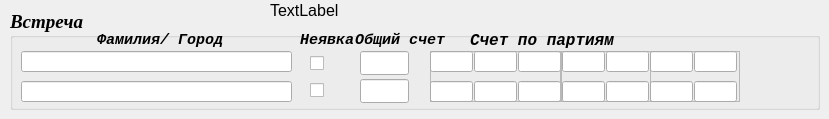
    <widget class="QWidget" name="tab_4">
     <attribute name="title">
      <string>Финалы</string>
     </attribute>
     <widget class="QGroupBox" name="groupBox_match_2">
      <property name="geometry">
       <rect>
        <x>10</x>
        <y>10</y>
        <width>810</width>
        <height>100</height>
       </rect>
      </property>
      <property name="font">
       <font>
        <family>Times New Roman</family>
        <pointsize>14</pointsize>
        <weight>75</weight>
        <italic>true</italic>
        <bold>true</bold>
       </font>
      </property>
      <property name="title">
       <string>Встреча</string>
      </property>
      <property name="flat">
       <bool>false</bool>
      </property>
      <widget class="QLabel" name="label_40">
       <property name="geometry">
        <rect>
         <x>460</x>
         <y>22</y>
         <width>181</width>
         <height>16</height>
        </rect>
       </property>
       <property name="font">
        <font>
         <family>Courier New</family>
         <pointsize>12</pointsize>
         <weight>75</weight>
         <italic>true</italic>
         <bold>true</bold>
        </font>
       </property>
       <property name="text">
        <string>Счет по партиям</string>
       </property>
      </widget>
      <widget class="QLabel" name="label_41">
       <property name="geometry">
        <rect>
         <x>345</x>
         <y>22</y>
         <width>101</width>
         <height>16</height>
        </rect>
       </property>
       <property name="font">
        <font>
         <family>Courier New</family>
         <pointsize>11</pointsize>
         <weight>75</weight>
         <italic>true</italic>
         <bold>true</bold>
        </font>
       </property>
       <property name="text">
        <string>Общий счет</string>
       </property>
      </widget>
      <widget class="QPushButton" name="Button_Ok_fin">
       <property name="enabled">
        <bool>true</bool>
       </property>
       <property name="geometry">
        <rect>
         <x>730</x>
         <y>36</y>
         <width>71</width>
         <height>61</height>
        </rect>
       </property>
       <property name="autoFillBackground">
        <bool>false</bool>
       </property>
       <property name="text">
        <string/>
       </property>
       <property name="icon">
        <iconset>
         <normaloff>../icons/Ok.png</normaloff>../icons/Ok.png</iconset>
       </property>
       <property name="iconSize">
        <size>
         <width>48</width>
         <height>48</height>
        </size>
       </property>
       <property name="flat">
        <bool>true</bool>
       </property>
      </widget>
      <widget class="QLabel" name="label_42">
       <property name="geometry">
        <rect>
         <x>87</x>
         <y>22</y>
         <width>171</width>
         <height>16</height>
        </rect>
       </property>
       <property name="font">
        <font>
         <family>Courier New</family>
         <pointsize>11</pointsize>
         <weight>75</weight>
         <italic>true</italic>
         <bold>true</bold>
        </font>
       </property>
       <property name="text">
        <string>Фамилия/ Город</string>
       </property>
      </widget>
      <widget class="QLabel" name="label_44">
       <property name="geometry">
        <rect>
         <x>290</x>
         <y>22</y>
         <width>71</width>
         <height>16</height>
        </rect>
       </property>
       <property name="font">
        <font>
         <family>Courier New</family>
         <pointsize>11</pointsize>
         <weight>75</weight>
         <italic>true</italic>
         <bold>true</bold>
        </font>
       </property>
       <property name="text">
        <string>Неявка</string>
       </property>
      </widget>
      <widget class="QLineEdit" name="lineEdit_pl1_score_total_fin">
       <property name="geometry">
        <rect>
         <x>350</x>
         <y>41</y>
         <width>49</width>
         <height>24</height>
        </rect>
       </property>
       <property name="font">
        <font>
         <pointsize>18</pointsize>
        </font>
       </property>
       <property name="alignment">
        <set>Qt::AlignCenter</set>
       </property>
      </widget>
      <widget class="QLineEdit" name="lineEdit_pl2_score_total_fin">
       <property name="geometry">
        <rect>
         <x>350</x>
         <y>69</y>
         <width>49</width>
         <height>24</height>
        </rect>
       </property>
       <property name="font">
        <font>
         <pointsize>18</pointsize>
        </font>
       </property>
       <property name="alignment">
        <set>Qt::AlignCenter</set>
       </property>
      </widget>
      <widget class="QCheckBox" name="checkBox_9">
       <property name="geometry">
        <rect>
         <x>300</x>
         <y>43</y>
         <width>21</width>
         <height>20</height>
        </rect>
       </property>
       <property name="text">
        <string/>
       </property>
      </widget>
      <widget class="QCheckBox" name="checkBox_10">
       <property name="geometry">
        <rect>
         <x>300</x>
         <y>70</y>
         <width>21</width>
         <height>20</height>
        </rect>
       </property>
       <property name="text">
        <string/>
       </property>
      </widget>
      <widget class="QLineEdit" name="lineEdit_player1_fin">
       <property name="geometry">
        <rect>
         <x>11</x>
         <y>41</y>
         <width>271</width>
         <height>21</height>
        </rect>
       </property>
       <property name="font">
        <font>
         <pointsize>11</pointsize>
        </font>
       </property>
      </widget>
      <widget class="QLineEdit" name="lineEdit_player2_fin">
       <property name="geometry">
        <rect>
         <x>11</x>
         <y>71</y>
         <width>271</width>
         <height>21</height>
        </rect>
       </property>
       <property name="font">
        <font>
         <pointsize>11</pointsize>
        </font>
       </property>
      </widget>
      <widget class="QFrame" name="frame_fin_three">
       <property name="geometry">
        <rect>
         <x>420</x>
         <y>41</y>
         <width>132</width>
         <height>51</height>
        </rect>
       </property>
       <property name="frameShape">
        <enum>QFrame::StyledPanel</enum>
       </property>
       <property name="frameShadow">
        <enum>QFrame::Raised</enum>
       </property>
       <widget class="QLineEdit" name="lineEdit_pl2_s1_fin">
        <property name="geometry">
         <rect>
          <x>0</x>
          <y>30</y>
          <width>43</width>
          <height>21</height>
         </rect>
        </property>
        <property name="font">
         <font>
          <pointsize>16</pointsize>
         </font>
        </property>
        <property name="alignment">
         <set>Qt::AlignCenter</set>
        </property>
       </widget>
       <widget class="QLineEdit" name="lineEdit_pl1_s1_fin">
        <property name="geometry">
         <rect>
          <x>0</x>
          <y>0</y>
          <width>43</width>
          <height>21</height>
         </rect>
        </property>
        <property name="font">
         <font>
          <pointsize>16</pointsize>
         </font>
        </property>
        <property name="alignment">
         <set>Qt::AlignCenter</set>
        </property>
       </widget>
       <widget class="QLineEdit" name="lineEdit_pl1_s3_fin">
        <property name="geometry">
         <rect>
          <x>88</x>
          <y>0</y>
          <width>43</width>
          <height>21</height>
         </rect>
        </property>
        <property name="font">
         <font>
          <pointsize>16</pointsize>
         </font>
        </property>
        <property name="alignment">
         <set>Qt::AlignCenter</set>
        </property>
       </widget>
       <widget class="QLineEdit" name="lineEdit_pl1_s2_fin">
        <property name="geometry">
         <rect>
          <x>44</x>
          <y>0</y>
          <width>43</width>
          <height>21</height>
         </rect>
        </property>
        <property name="font">
         <font>
          <pointsize>16</pointsize>
         </font>
        </property>
        <property name="alignment">
         <set>Qt::AlignCenter</set>
        </property>
       </widget>
       <widget class="QLineEdit" name="lineEdit_pl2_s3_fin">
        <property name="geometry">
         <rect>
          <x>88</x>
          <y>30</y>
          <width>43</width>
          <height>21</height>
         </rect>
        </property>
        <property name="font">
         <font>
          <pointsize>16</pointsize>
         </font>
        </property>
        <property name="alignment">
         <set>Qt::AlignCenter</set>
        </property>
       </widget>
       <widget class="QLineEdit" name="lineEdit_pl2_s2_fin">
        <property name="geometry">
         <rect>
          <x>44</x>
          <y>30</y>
          <width>43</width>
          <height>21</height>
         </rect>
        </property>
        <property name="font">
         <font>
          <pointsize>16</pointsize>
         </font>
        </property>
        <property name="alignment">
         <set>Qt::AlignCenter</set>
        </property>
       </widget>
      </widget>
      <widget class="QFrame" name="frame_fin_five">
       <property name="geometry">
        <rect>
         <x>550</x>
         <y>41</y>
         <width>91</width>
         <height>51</height>
        </rect>
       </property>
       <property name="frameShape">
        <enum>QFrame::StyledPanel</enum>
       </property>
       <property name="frameShadow">
        <enum>QFrame::Raised</enum>
       </property>
       <widget class="QLineEdit" name="lineEdit_pl2_s4_fin">
        <property name="geometry">
         <rect>
          <x>2</x>
          <y>30</y>
          <width>43</width>
          <height>21</height>
         </rect>
        </property>
        <property name="font">
         <font>
          <pointsize>16</pointsize>
         </font>
        </property>
        <property name="alignment">
         <set>Qt::AlignCenter</set>
        </property>
       </widget>
       <widget class="QLineEdit" name="lineEdit_pl1_s4_fin">
        <property name="geometry">
         <rect>
          <x>2</x>
          <y>0</y>
          <width>43</width>
          <height>21</height>
         </rect>
        </property>
        <property name="font">
         <font>
          <pointsize>16</pointsize>
         </font>
        </property>
        <property name="alignment">
         <set>Qt::AlignCenter</set>
        </property>
       </widget>
       <widget class="QLineEdit" name="lineEdit_pl1_s5_fin">
        <property name="geometry">
         <rect>
          <x>46</x>
          <y>0</y>
          <width>43</width>
          <height>21</height>
         </rect>
        </property>
        <property name="font">
         <font>
          <pointsize>16</pointsize>
         </font>
        </property>
        <property name="alignment">
         <set>Qt::AlignCenter</set>
        </property>
       </widget>
       <widget class="QLineEdit" name="lineEdit_pl2_s5_fin">
        <property name="geometry">
         <rect>
          <x>46</x>
          <y>30</y>
          <width>43</width>
          <height>21</height>
         </rect>
        </property>
        <property name="font">
         <font>
          <pointsize>16</pointsize>
         </font>
        </property>
        <property name="alignment">
         <set>Qt::AlignCenter</set>
        </property>
       </widget>
      </widget>
      <widget class="QFrame" name="frame_fin_seven">
       <property name="geometry">
        <rect>
         <x>640</x>
         <y>41</y>
         <width>90</width>
         <height>51</height>
        </rect>
       </property>
       <property name="frameShape">
        <enum>QFrame::StyledPanel</enum>
       </property>
       <property name="frameShadow">
        <enum>QFrame::Raised</enum>
       </property>
       <widget class="QLineEdit" name="lineEdit_pl2_s6_fin">
        <property name="geometry">
         <rect>
          <x>0</x>
          <y>30</y>
          <width>43</width>
          <height>21</height>
         </rect>
        </property>
        <property name="font">
         <font>
          <pointsize>16</pointsize>
         </font>
        </property>
        <property name="alignment">
         <set>Qt::AlignCenter</set>
        </property>
       </widget>
       <widget class="QLineEdit" name="lineEdit_pl1_s6_fin">
        <property name="geometry">
         <rect>
          <x>0</x>
          <y>0</y>
          <width>43</width>
          <height>21</height>
         </rect>
        </property>
        <property name="font">
         <font>
          <pointsize>16</pointsize>
         </font>
        </property>
        <property name="alignment">
         <set>Qt::AlignCenter</set>
        </property>
       </widget>
       <widget class="QLineEdit" name="lineEdit_pl1_s7_fin">
        <property name="geometry">
         <rect>
          <x>44</x>
          <y>0</y>
          <width>43</width>
          <height>21</height>
         </rect>
        </property>
        <property name="font">
         <font>
          <pointsize>16</pointsize>
         </font>
        </property>
        <property name="alignment">
         <set>Qt::AlignCenter</set>
        </property>
       </widget>
       <widget class="QLineEdit" name="lineEdit_pl2_s7_fin">
        <property name="geometry">
         <rect>
          <x>44</x>
          <y>30</y>
          <width>43</width>
          <height>21</height>
         </rect>
        </property>
        <property name="font">
         <font>
          <pointsize>16</pointsize>
         </font>
        </property>
        <property name="alignment">
         <set>Qt::AlignCenter</set>
        </property>
       </widget>
      </widget>
     </widget>
     <widget class="QLabel" name="label_final">
      <property name="geometry">
       <rect>
        <x>270</x>
        <y>0</y>
        <width>281</width>
        <height>20</height>
       </rect>
      </property>
      <property name="font">
       <font>
        <pointsize>12</pointsize>
       </font>
      </property>
      <property name="text">
       <string>TextLabel</string>
      </property>
     </widget>
    </widget>
